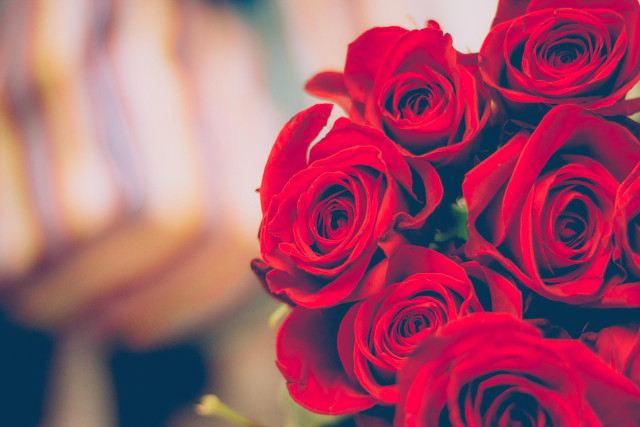
#> input picture 07_cv_segmentacion/img/rosas.jpeg, 640 x 427 px
$ python 06_segmentacion_color_img.py
#> lines starting #> are read from the running program, lines starting #| are printed output that depends on the picture; after the words box and inside, x2 and y2 are one past the last pixel; in counts of white or black regions, pixels touching at a corner belong together
import os

import cv2
import imutils
import numpy as np

# Definir los rangos de color rojo en el espacio HSV
rojoBajo1 = np.array([0, 140, 90], np.uint8)
rojoAlto1 = np.array([8, 255, 255], np.uint8)
rojoBajo2 = np.array([160, 140, 90], np.uint8)
rojoAlto2 = np.array([180, 255, 255], np.uint8)

# Ruta de la imagen
ruta_imagen = "../img/rosas.jpeg"

# Verificar que el archivo existe
if not os.path.exists(ruta_imagen):
    print(f"Error: No se encuentra el archivo {ruta_imagen}")
    exit()

# Leer y redimensionar la imagen
image = cv2.imread(ruta_imagen)
#> image is the input picture: shape (427, 640, 3); mean B, G, R 106, 83.7, 165.6
if image is None:
    print(f"Error: No se pudo cargar la imagen desde {ruta_imagen}")
    exit()

image = imutils.resize(image, width=640)

# Convertir la imagen a diferentes espacios de color
# 1. Convertir a escala de grises y luego de vuelta a BGR (para combinar después)
imageGray = cv2.cvtColor(image, cv2.COLOR_BGR2GRAY)
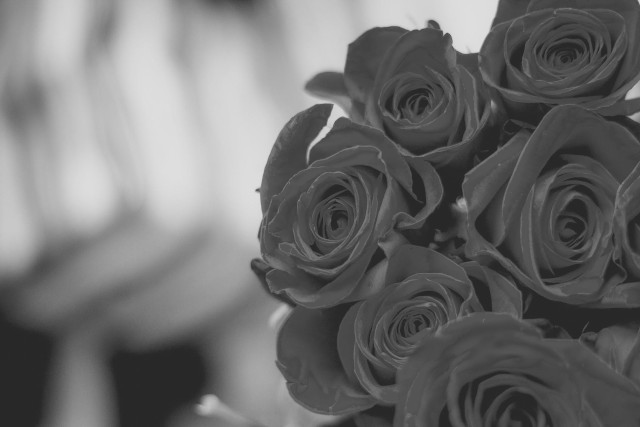
#> imageGray: shape (427, 640); min 33, max 226, mean 110.8
imageGray = cv2.cvtColor(imageGray, cv2.COLOR_GRAY2BGR)
#> imageGray: shape (427, 640, 3)
# 2. Convertir a espacio HSV para detección de color
imageHSV = cv2.cvtColor(image, cv2.COLOR_BGR2HSV)
#> imageHSV: shape (427, 640, 3); mean H, S, V 109, 149.1, 174.4

# Detectar el color rojo en la imagen
maskRojo1 = cv2.inRange(imageHSV, rojoBajo1, rojoAlto1)
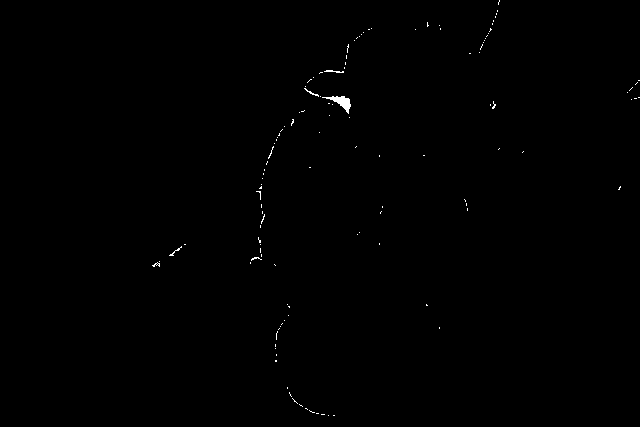
#> maskRojo1: shape (427, 640); 0.24% white; 123 white regions (119 under 20 px), largest, box (x1, y1, x2, y2) and area: (322, 96, 351, 114) 189, (324, 70, 344, 73) 33, (304, 88, 319, 97) 28, (169, 246, 182, 256) 25
maskRojo2 = cv2.inRange(imageHSV, rojoBajo2, rojoAlto2)
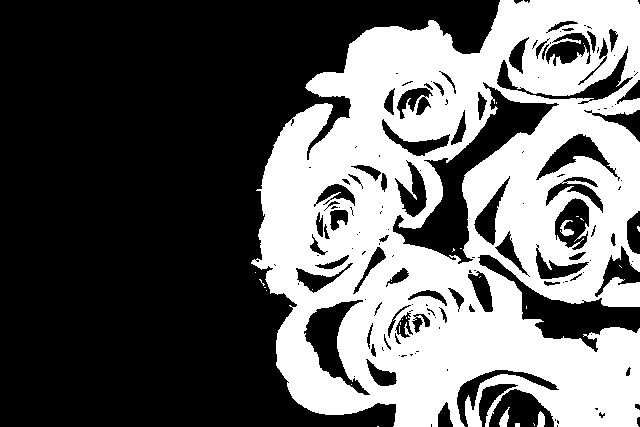
#> maskRojo2: shape (427, 640); 39.3% white; 28 white regions (23 under 20 px), largest, box (x1, y1, x2, y2) and area: (251, 0, 640, 427) 107004, (560, 220, 574, 236) 113, (499, 407, 510, 427) 113, (537, 411, 545, 427) 97, (515, 423, 520, 427) 20
mask = cv2.add(maskRojo1, maskRojo2)
#> mask: shape (427, 640); 39.6% white; 32 white regions (26 under 20 px), largest, box (x1, y1, x2, y2) and area: (250, 0, 640, 427) 107624, (560, 220, 574, 236) 113, (499, 407, 510, 427) 113, (537, 411, 545, 427) 97, (169, 246, 182, 256) 25, (515, 423, 520, 427) 20
# Aplicar filtro mediano para suavizar la máscara y eliminar ruido
mask = cv2.medianBlur(mask, 7)
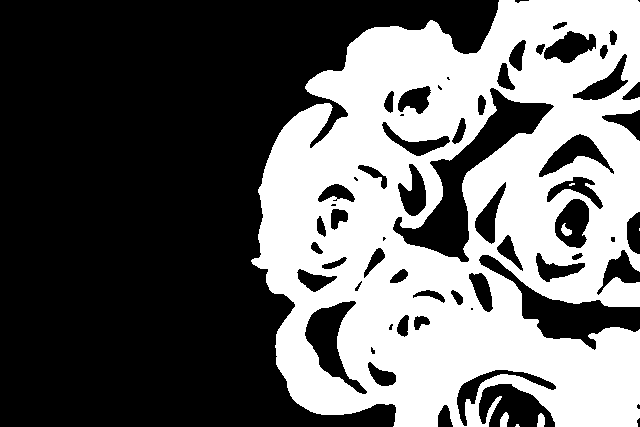
#> mask: shape (427, 640); 40.3% white; 7 white regions (3 under 20 px), largest, box (x1, y1, x2, y2) and area: (251, 0, 640, 427) 109832, (500, 412, 509, 427) 99, (537, 413, 545, 427) 90, (561, 223, 572, 236) 80
# Extraer solo las áreas rojas de la imagen original
redDetected = cv2.bitwise_and(image, image, mask=mask)
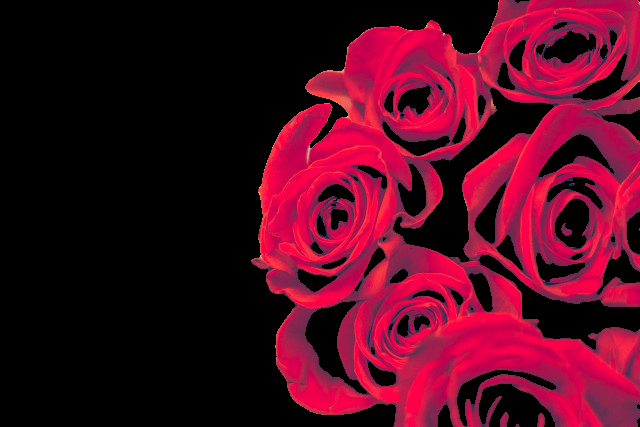
#> redDetected: shape (427, 640, 3); mean B, G, R 30.7, 8.5, 77.6

# Crear el fondo en escala de grises
# Invertir la máscara para obtener todo excepto las áreas rojas
invMask = cv2.bitwise_not(mask)
# Aplicar la máscara invertida a la imagen en grises
bgGray = cv2.bitwise_and(imageGray, imageGray, mask=invMask)
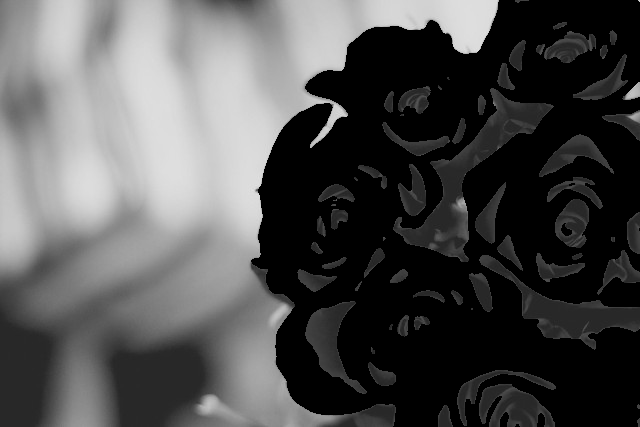
#> bgGray: shape (427, 640, 3); min 0, max 226, mean 79.1

# Combinar el fondo en grises con las áreas rojas en color
finalImage = cv2.add(bgGray, redDetected)
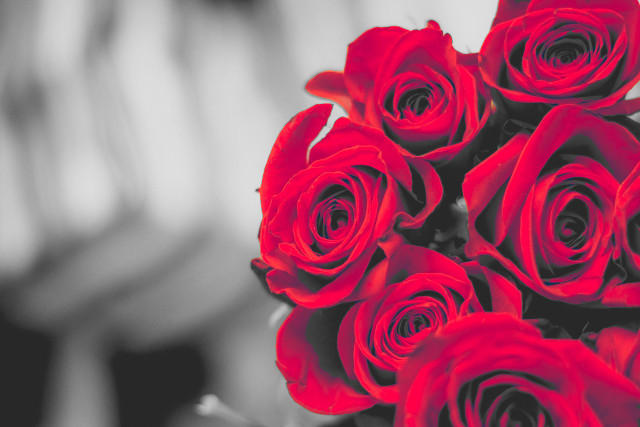
#> finalImage: shape (427, 640, 3); mean B, G, R 109.8, 87.6, 156.7

# Visualización de resultados
cv2.imshow("Imagen Original", image)
cv2.imshow("Resultado: Rojo resaltado con fondo en grises", finalImage)
print("Presiona cualquier tecla para cerrar las ventanas...")
cv2.waitKey(0)
cv2.destroyAllWindows()
